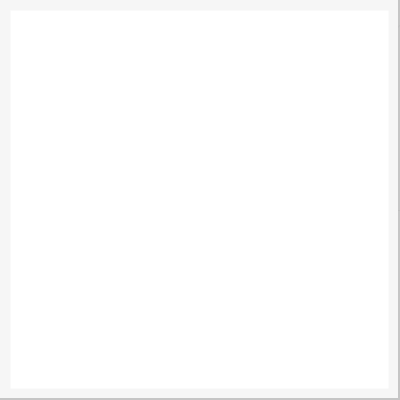
Frame 1 (no input)
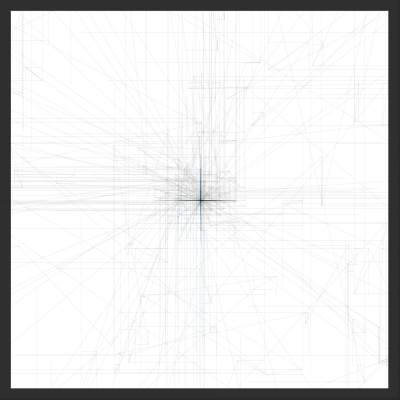
Frame 60 (the mouse pressed at the canvas centre just before this capture)
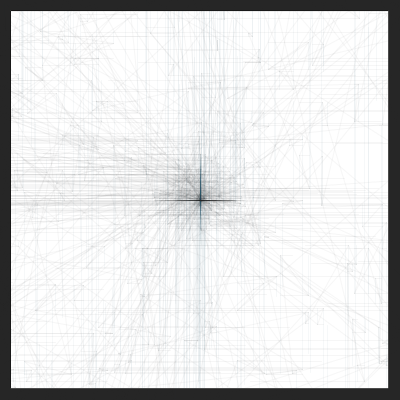
Frame 120 (the mouse held since frame 60 and released just before this capture)

The Processing sketch that drew these frames (run headless with seeded random() and noise(); from frame 60 on, the mouse is pressed at the canvas centre):

// Processing sketch: U4_A2
// ── U4_A2.pde
/*
  is this a turtle? idk if this is considered a turtle anymore.
  i wanted to build something that would spread out over time.
  thought this would be a cool use of the turtle setup.
  yes the random is intentional.
*/

T2 turtle;

void setup() {
  size(400, 400);
  turtle = new T2(0, 20);
  frameRate(25);
}

void draw() {
  
  //middle spawn
  turtle.teleport(width * 0.5, height * 0.5);
  turtle.heading.set(1, 5);
  
  //canvas painting
  for (int i = 0; i < 20; i ++) {
    turtle.turn(int(random(-200, 200)));
    turtle.move(int(random(1, 10)));
    turtle.turn(int(random(200, 100)));
    turtle.move(int(random(10, 100)));
  }
  
  //drawing boarder around the middle
  strokeWeight(20);
  rect(0, 0, 398, 398);
  noFill();
}

// ── T2.pde
class T2 {
  //properties
  PVector position;  //setting position
  PVector heading;  //setting direction

  //constraints
  T2 (float x, float y) {
    position = new PVector(x, y);
    heading = new PVector(0, 1);
  }

  //methods
  //turning which make sporadic crosshatches
  void turn(int turnAmt) {
    heading.rotate(radians(turnAmt));
  }

  //move
  void move(float amount) {
    PVector oldPosition = position.copy();
    position.add(PVector.mult(heading, amount));
    heading.add(random(1, 2), random(-1, 2));

    //blue lines
    strokeWeight(1);
    stroke(#23406e, 10);
    line(oldPosition.x, oldPosition.y,
      oldPosition.x, position.y);

    //green lines
    stroke(#1A2421, 10);
    line(oldPosition.x, oldPosition.y,
      position.x, oldPosition.y);
    line(oldPosition.x, oldPosition.y,
      position.x, position.y);
  }

  //teleporting to center
  void teleport(float x, float y) {
    position.set(x, y);
  }
}
